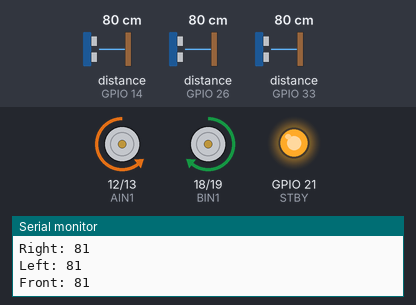
The sketch below on a simulated ESP32. On the bench: motor-driver pin pairs drawn as motors (green arrow = first pin HIGH = forward, orange = second pin HIGH = backward, longer = more drive, scaled by the enable pin, stopped while the standby pin is LOW), output pins drawn as LEDs (lit = HIGH), the last lines printed to the serial monitor. The inputs (shaded band) are chosen by the test bench; at power-on: distance to the obstacle (sensors on GPIO 26, GPIO 14, GPIO 33) 80 cm. The echo pulse lasts 58.3 µs per cm.

Above: at 1.3 s.
1.4 s: distance to the obstacle (sensor on GPIO 26) set to 10 cm
3.4 s: distance to the obstacle (sensor on GPIO 26) set to 7 cm
At 4.15 s:
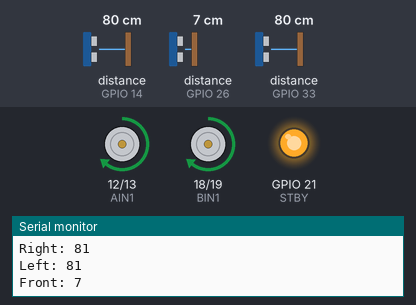
At 5.03 s:
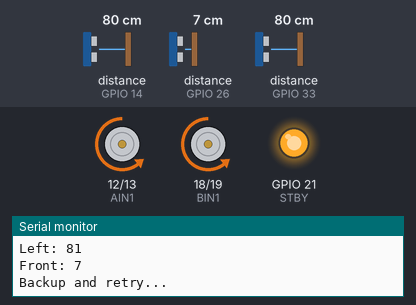
6.6 s: distance to the obstacle (sensor on GPIO 14) set to 11 cm
9.8 s: distance to the obstacle (sensor on GPIO 14) set to 8 cm
At 10.41 s:
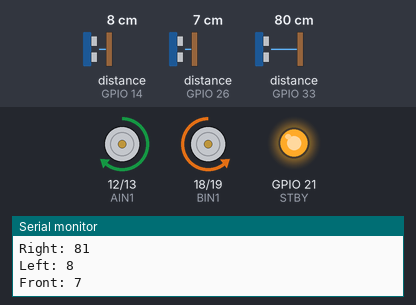
13.0 s: distance to the obstacle (sensor on GPIO 14) set to 18 cm
16.2 s: distance to the obstacle (sensor on GPIO 14) set to 2 cm
Timing chart, 0 to 20.4 s (numbered marks = the images above; inputs shaded):
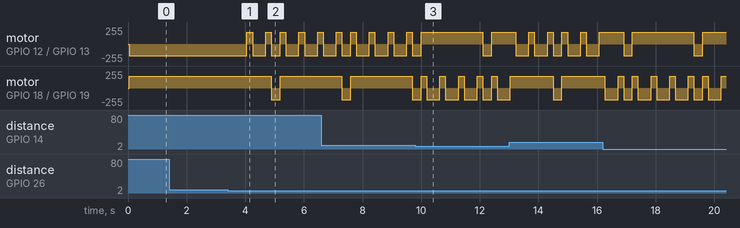

The sketch:

Esp32NewCode.ino
```cpp
#include <NewPing.h>

#define MAX_DISTANCE 400 // Maximum distance (in cm) to ping

// Ultrasonic sensor pins
#define TRIGGER_PIN_RIGHT 32
#define ECHO_PIN_RIGHT 33
#define TRIGGER_PIN_FRONT 25
#define ECHO_PIN_FRONT 26
#define TRIGGER_PIN_LEFT 27
#define ECHO_PIN_LEFT 14

// Motor driver pins for TB6612FNG
#define AIN1 12  // Motor A direction pin 1
#define AIN2 13  // Motor A direction pin 2
#define BIN1 18  // Motor B direction pin 1
#define BIN2 19  // Motor B direction pin 2
#define PWMA 4   // Motor A PWM pin
#define PWMB 5   // Motor B PWM pin
#define STBY 21  // Standby pin for TB6612FNG

NewPing sonarRight(TRIGGER_PIN_RIGHT, ECHO_PIN_RIGHT, MAX_DISTANCE);
NewPing sonarFront(TRIGGER_PIN_FRONT, ECHO_PIN_FRONT, MAX_DISTANCE);
NewPing sonarLeft(TRIGGER_PIN_LEFT, ECHO_PIN_LEFT, MAX_DISTANCE);

int pwmChannelA = 0; // PWM channel for motor A
int pwmChannelB = 1; // PWM channel for motor B
int pwmFrequency = 20000; // PWM frequency in Hz
int pwmResolution = 8; // 8-bit PWM resolution (0-255)

// Timer variables to track how long the robot is stuck
unsigned long stuckTimer = 0;
unsigned long stuckTimeout = 1500; // 1.5 seconds threshold for being stuck

void setup() {
  Serial.begin(115200);

  // Set motor control pins as outputs
  pinMode(AIN1, OUTPUT);
  pinMode(AIN2, OUTPUT);
  pinMode(BIN1, OUTPUT);
  pinMode(BIN2, OUTPUT);
  pinMode(STBY, OUTPUT);

  // Configure PWM channels
  ledcSetup(pwmChannelA, pwmFrequency, pwmResolution);
  ledcSetup(pwmChannelB, pwmFrequency, pwmResolution);

  // Attach PWM channels to pins
  ledcAttachPin(PWMA, pwmChannelA);
  ledcAttachPin(PWMB, pwmChannelB);

  // Set standby pin high to activate the motor driver
  digitalWrite(STBY, HIGH);
}

// Sensor distance variables
int distRight;
int distFront;
int distLeft;

// Thresholds and speed control
float rightWallThreshold = 7;  // Distance to keep from the right wall in cm
int frontThreshold = 9;     // Distance to detect obstacle in front in cm
int forwardSpeed = 180;      // Speed for motors (0-255)
int rightTurnThreshold = 20; // Minimum distance to turn right in cm

void loop() {
  // Read sensor values
  distRight = sonarRight.ping_cm();
  delay(10);
  distFront = sonarFront.ping_cm();
  delay(10);
  distLeft = sonarLeft.ping_cm();
  delay(10);

  Serial.print("Right: "); Serial.println(distRight);
  Serial.print("Left: "); Serial.println(distLeft);
  Serial.print("Front: "); Serial.println(distFront);

  // Main logic for right-wall following
  if (distFront >= frontThreshold) { // No obstacle in front
    stuckTimer = millis(); // Reset stuck timer
    if (distRight > rightTurnThreshold) { // Enough space on the right to turn
      turnLeft(); // Turn right if distance is greater than 20 cm
    } else if (distRight > rightWallThreshold) { // Too far from right wall
      slightLeft(); // Steer right
    } else if (distRight < rightWallThreshold) { // Too close to right wall
      slightRight(); // Steer left
    } else {
      moveForward(); // Move forward if distance is good
    }
  } else { // Obstacle in front
    stopMovement();
    if (millis() - stuckTimer > stuckTimeout) { // If stuck for too long
      backupAndRetry();
    } else { // Turn left if blocked on right and front
      if (distLeft > frontThreshold) { // Check left side
        turnLeft();  // If space is clear on the left, turn left
      } else {
        turnRight(); // If stuck with no space on the left, turn right
      }
      moveForwardAfterTurn();
    }
  }

  delay(100); // Small delay to stabilize the robot's movement
}

// Movement functions
void moveForward() {
  digitalWrite(AIN1, HIGH);
  digitalWrite(AIN2, LOW);
  ledcWrite(pwmChannelA, forwardSpeed);

  digitalWrite(BIN1, HIGH);
  digitalWrite(BIN2, LOW);
  ledcWrite(pwmChannelB, forwardSpeed);
}

void slightLeft() {
  digitalWrite(AIN1, HIGH);
  digitalWrite(AIN2, LOW);
  ledcWrite(pwmChannelA, forwardSpeed / 2); // Reduce left motor speed

  digitalWrite(BIN1, HIGH);
  digitalWrite(BIN2, LOW);
  ledcWrite(pwmChannelB, forwardSpeed); // Right motor at full speed
}

void slightRight() {
  digitalWrite(AIN1, HIGH);
  digitalWrite(AIN2, LOW);
  ledcWrite(pwmChannelA, forwardSpeed); // Left motor at full speed

  digitalWrite(BIN1, HIGH);
  digitalWrite(BIN2, LOW);
  ledcWrite(pwmChannelB, forwardSpeed / 2); // Reduce right motor speed
}

void turnLeft() {
  digitalWrite(AIN1, LOW);
  digitalWrite(AIN2, HIGH);
  ledcWrite(pwmChannelA, forwardSpeed);

  digitalWrite(BIN1, HIGH);
  digitalWrite(BIN2, LOW);
  ledcWrite(pwmChannelB, forwardSpeed);

  delay(450); // Adjust for a sharp turn
}

void turnRight() {
  digitalWrite(AIN1, HIGH);
  digitalWrite(AIN2, LOW);
  ledcWrite(pwmChannelA, forwardSpeed);

  digitalWrite(BIN1, LOW);
  digitalWrite(BIN2, HIGH);
  ledcWrite(pwmChannelB, forwardSpeed);

  delay(450); // Adjust for a sharp turn
}

void moveForwardAfterTurn() {
  moveForward();
  delay(50);  // Move forward for a short distance
}

void stopMovement() {
  digitalWrite(AIN1, LOW);
  digitalWrite(AIN2, LOW);
  ledcWrite(pwmChannelA, 0);

  digitalWrite(BIN1, LOW);
  digitalWrite(BIN2, LOW);
  ledcWrite(pwmChannelB, 0);
}

// Backup and retry function when stuck
void backupAndRetry() {
  Serial.println("Backup and retry...");
  moveBackward();
  delay(300);
  slightLeft();  // Slight left to help adjust

  moveForwardAfterTurn();
  stuckTimer = millis(); // Reset stuck timer
}

void moveBackward() {
  digitalWrite(AIN1, LOW);
  digitalWrite(AIN2, HIGH);
  ledcWrite(pwmChannelA, forwardSpeed);

  digitalWrite(BIN1, LOW);
  digitalWrite(BIN2, HIGH);
  ledcWrite(pwmChannelB, forwardSpeed);
}
```

Measured:
- the behaviour switches between 9 and 8 cm on distance to the obstacle (sensor on GPIO 26) (found by bisection; images 0 and 1)
- the behaviour switches between 10 and 9 cm on distance to the obstacle (sensor on GPIO 14) (found by bisection; images 2 and 3)
